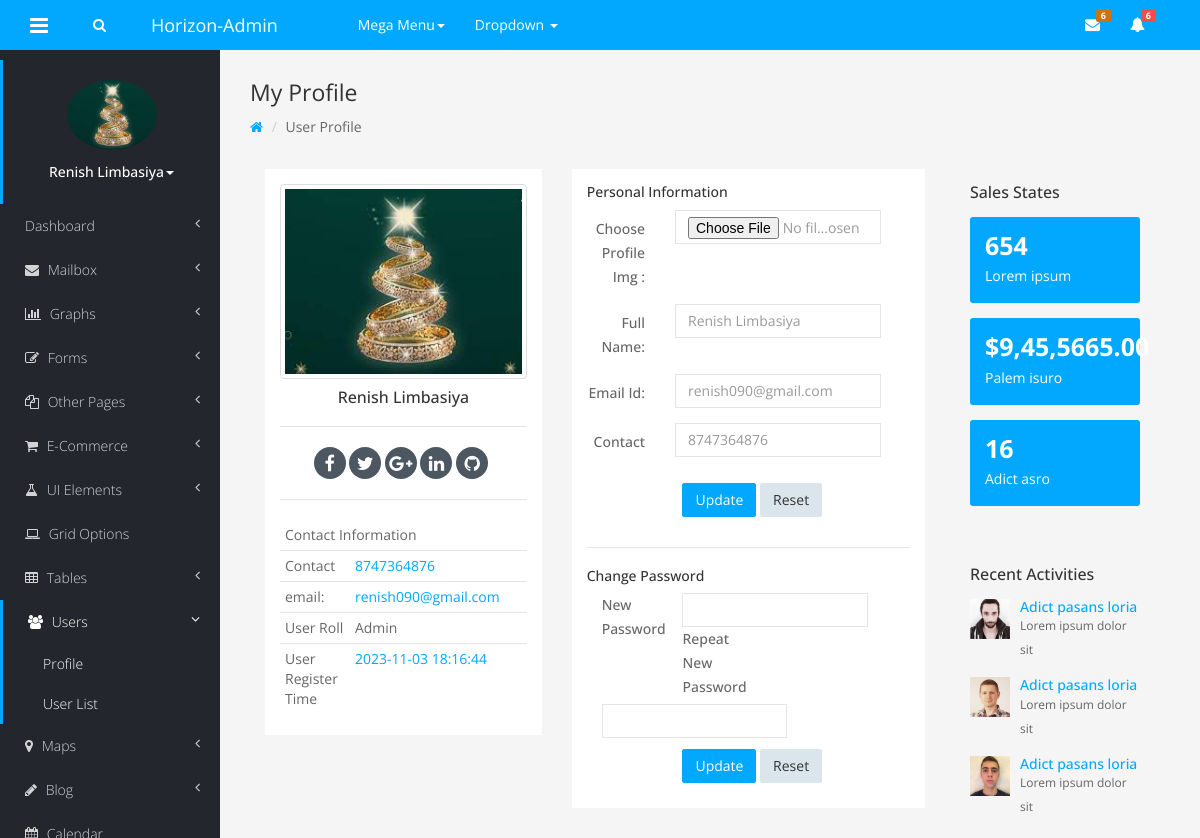
Page /Admin/user_profile.php (signed in) on the committed database.
### tables this page shows
CREATE TABLE `user_master` (
  `unique_user_id` varchar(20) NOT NULL,
  `user_name` text DEFAULT NULL,
  `user_img` varchar(50) DEFAULT NULL,
  `user_contact` varchar(14) NOT NULL,
  `user_email` varchar(100) NOT NULL,
  `user_password` varchar(100) NOT NULL,
  `user_roll` text NOT NULL DEFAULT 'User',
  `user_status` tinyint(1) NOT NULL DEFAULT 1,
  `user_signup_time` timestamp NOT NULL DEFAULT current_timestamp() ON UPDATE current_timestamp()
);

### Admin/user_profile.php (the view, shortened to what this page needs)
<?php
include "include/header.php";
include "include/config.php";
    ?>
            <div id="wrapper">
                <div class="content-wrapper container">
                    <div class="row">
                        <div class="col-sm-12">
                            <div class="page-title">
                                <h1>My Profile <small></small></h1>
                                <ol class="breadcrumb">
                                    <li><a href="#"><i class="fa fa-home"></i></a></li>
                                    <li class="active">User Profile</li>
                                </ol>
                            </div>
                        </div>
                    </div>
                    <div class="col-md-4 margin-b-30">
                        <div class="profile-overview">
                           <?php
                           $id=$_SESSION['AdminId'];
                        $sql="select * from user_master where user_email='$id'";
 $done=mysqli_execute_query($conn,$sql);
 $result=mysqli_fetch_array($done);
 echo '
 <div class="avtar text-center">
     <img src="images/'.$result['user_img'].'" alt="" class="img-thumbnail">
     <h3>'.$result['user_name'].'</h3>
     <hr>
     <ul class="socials list-inline">
         <li><a href="#"><i class="fa fa-facebook"></i></a></li>
         <li><a href="#"><i class="fa fa-twitter"></i></a></li>
         <li><a href="#"><i class="fa fa-google-plus"></i></a></li>
         <li><a href="#"><i class="fa fa-linkedin"></i></a></li>
         <li><a href="#"><i class="fa fa-github"></i></a></li>
     </ul>
     <hr>
 </div>
 <table class="table profile-detail table-condensed table-hover">
     <thead>
         <tr>
             <th colspan="3">Contact Information</th>
         </tr>
     </thead>
     <tbody>
     <tr>
         <td>Contact</td>
         <td>
             <a href="#">
             '.$result['user_contact'].'
             </a></td>
         <td><a href="#panel_edit_account" class="show-tab"><i class="fa fa-pencil edit-user-info"></i></a></td>
     </tr>
     <tr>
         <td>email:</td>
         <td>
             <a href="#">
             '.$result['user_email'].'
             </a></td>
         <td><a href="#panel_edit_account" class="show-tab"><i class="fa fa-pencil edit-user-info"></i></a></td>
     </tr>
     <tr>
         <td>User Roll</td>
         <td>'.$result['user_roll'].'</td>
         <td><a href="#panel_edit_account" class="show-tab"><i class="fa fa-pencil edit-user-info"></i></a></td>
     </tr>
     <tr>
         <td>User Register Time</td>
         <td>
             <a href="#">
             '.$result['user_signup_time'].'
             </a></td>
         <td><a href="#panel_edit_account" class="show-tab"><i class="fa fa-pencil edit-user-info"></i></a></td>
     </tr>
     </tbody>
 </table>
';
?>
                        </div>
                    </div>
                    <div class="col-md-5 margin-b-30">
                        <div class="profile-edit">
                            <?php
                        updateadmindetail($_SESSION['AdminId']);
                        ?>
                        </div>
                    </div>
                    <div class="col-md-3">
                        <div class="profile-states">
                            <h3>Sales States</h3>
                            <div class="sale-state-box">
                                <h3>654</h3>
                                <span>Lorem ipsum</span>
                            </div>
                            <div class="sale-state-box">
                                <h3>$9,45,5665.00</h3>
                                <span>Palem isuro</span>
                            </div>
                            <div class="sale-state-box">
                                <h3>16</h3>
                                <span>Adict asro</span>
                            </div>
                        </div>
                        <div class="recent-activities">
                            <h3>Recent Activities</h3>
                            <div class="media">
                                <div class="media-left">
                                    <a href="#">
                                        <img class="media-object" src="images/avtar-1.jpg" alt="...">
                                    </a>
                                </div>
                                <div class="media-body">
                                    <h4 class="media-heading"> Adict pasans loria</h4>
                                    Lorem ipsum dolor sit
                                </div>
                            </div>
                              <div class="media">
                                <div class="media-left">
                                    <a href="#">
                                        <img class="media-object" src="images/avtar-2.jpg" alt="...">
                                    </a>
                                </div>
                                <div class="media-body">
                                    <h4 class="media-heading"> Adict pasans loria</h4>
                                    Lorem ipsum dolor sit
                                </div>
                            </div>
                              <div class="media">
                                <div class="media-left">
                                    <a href="#">
                                        <img class="media-object" src="images/avtar-3.jpg" alt="...">
                                    </a>
                                </div>
                                <div class="media-body">
                                    <h4 class="media-heading"> Adict pasans loria</h4>
                                    Lorem ipsum dolor sit
                                </div>
                            </div>
                        </div>
                    </div>
                </div>
            </div>
    </body>
</html>
<?php
function updateadmindetail($aid)
{
    include "include/config.php";
    $sql="select user_name,user_contact,user_img from user_master where user_email='$aid' and user_roll='Admin'";
    $done=mysqli_execute_query($conn,$sql);
    $result=mysqli_fetch_array($done);
    echo'
     <form class="form-horizontal" method="post"  enctype="multipart/form-data" action="updateadmindetail.php">
    <h4 class="mb-xlg">Personal Information</h4>
    <fieldset>
    <input type="hidden" value="'.$result['user_img'].'" name="img"/>
    <div class="form-group">
    <label class="col-md-3 control-label" for="profileFirstName">Choose Profile Img : </label>
    <div class="col-md-8">
        <input type="file" name="imgname" class="form-control" id="profileFirstName" required>
    </div>
</div>
        <div class="form-group">
            <label class="col-md-3 control-label" for="profileFirstName">Full Name: </label>
            <div class="col-md-8">
                <input type="text" value="'.$result['user_name'].'" name="name" class="form-control" id="profileFirstName">
            </div>
        </div>
        <div class="form-group">
            <label class="col-md-3 control-label" for="profileAddress">Email Id: </label>
            <div class="col-md-8">
                <input type="text" value="'.$aid.'" name="email"  class="form-control" id="profileAddress">
            </div>
        </div>
        <div class="form-group">
            <label class="col-md-3 control-label" for="profileCompany">Contact</label>
            <div class="col-md-8">
                <input type="text" value="'.$result['user_contact'].'" name="contact"  class="form-control" id="profileCompany">
            </div>
        </div>
        <div class="panel-footer">
        <div class="row">
            <div class="col-md-9 col-md-offset-3">
                <button type="submit" name="update" class="btn btn-primary">Update</button>
                <button type="reset" class="btn btn-default">Reset</button>
            </div>
        </div>
    </div>
    </form>
    <hr class="dotted tall">
    <form action="updateadminpassword.php" method="post">
    <h4 class="mb-xlg">Change Password</h4>
    <fieldset class="mb-xl">
        <div class="form-group">
            <label class="col-md-3 control-label" for="profileNewPassword">New Password</label>
            <div class="col-md-8">
                <input type="text" class="form-control" name="password" id="profileNewPassword">
            </div>
        </div>
        <div class="form-group">
            <label class="col-md-3 control-label" for="profileNewPasswordRepeat">Repeat New Password</label>
            <div class="col-md-8">
                <input type="text" class="form-control" name="newpassword" id="profileNewPasswordRepeat">
            </div>
        </div>
    </fieldset>
    <div class="panel-footer">
        <div class="row">
            <div class="col-md-9 col-md-offset-3">
                <button type="submit" name="change" class="btn btn-primary">Update</button>
                <button type="reset" class="btn btn-default">Reset</button>
            </div>
        </div>
    </div>
</form>';
}
?>

### Admin/include/function.php (shortened to what this page needs)
<?php
function user()
{
    if ($_SESSION['AdminId'] != "") {
        include "config.php";
        $id = $_SESSION['AdminId'];
        $fetchuser = "select * from user_master where user_email ='$id' and user_roll='Admin'";
        $executeuser = mysqli_execute_query($conn, $fetchuser);
        $u_array = mysqli_fetch_array($executeuser);
        echo '
                                <span style="display: block;">
                                    <img alt="image" class="img-circle" src="images/' . $u_array['user_img'] . '" width="40">
                                </span>
                                <a data-toggle="dropdown" class="dropdown-toggle" href="#">
                                    <span class="clear" style="display: block;"> <span class="block m-t-xs"> <strong
                                                class="font-bold">' . $u_array['user_name'] . '<b class="caret"></b></strong>
                                        </span></span> </a>
                                <ul class="dropdown-menu animated fadeInRight m-t-xs">
                                    <li><a href="user_profile.php"><i class="fa fa-user"></i>My Profile</a></li>
                                    <li><a href="#"><i class="fa fa-calendar"></i>My Calendar</a></li>
                                    <li><a href="#"><i class="fa fa-envelope"></i>My Inbox</a></li>
                                    <li><a href="#"><i class="fa fa-barcode"></i>My Task</a></li>
                                    <li class="divider"></li>
                                    <li><a href="#"><i class="fa fa-lock"></i>Screen lock</a></li>
                                    <li><a href="../logout.php"><i class="fa fa-key"></i>Logout</a></li>
                                </ul>';
    }
}
                ?>

### rows in the picture
user_master: user_img (placeholder picture), user_name "Renish Limbasiya", user_contact "8747364876", user_email "renish090@gmail.com", user_roll "Admin", user_signup_time "2023-11-03 18:16:44", name "Renish Limbasiya", contact "8747364876"
